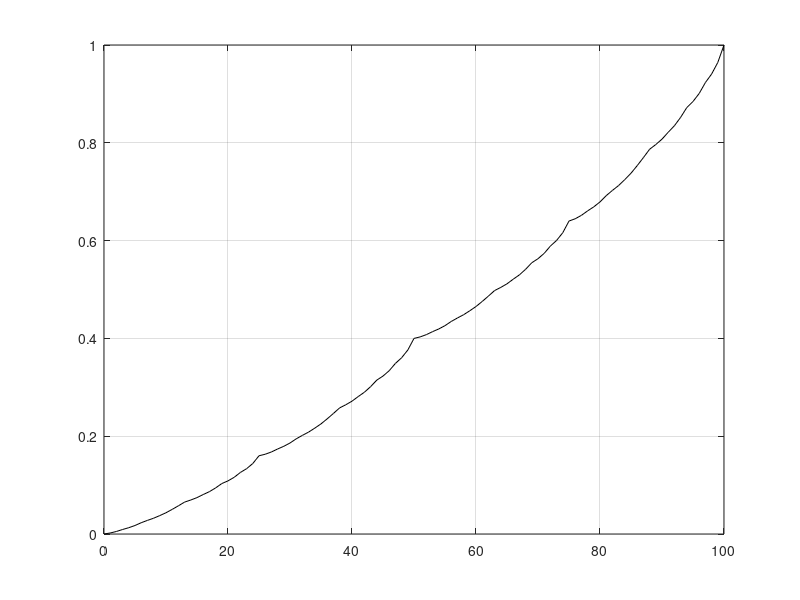
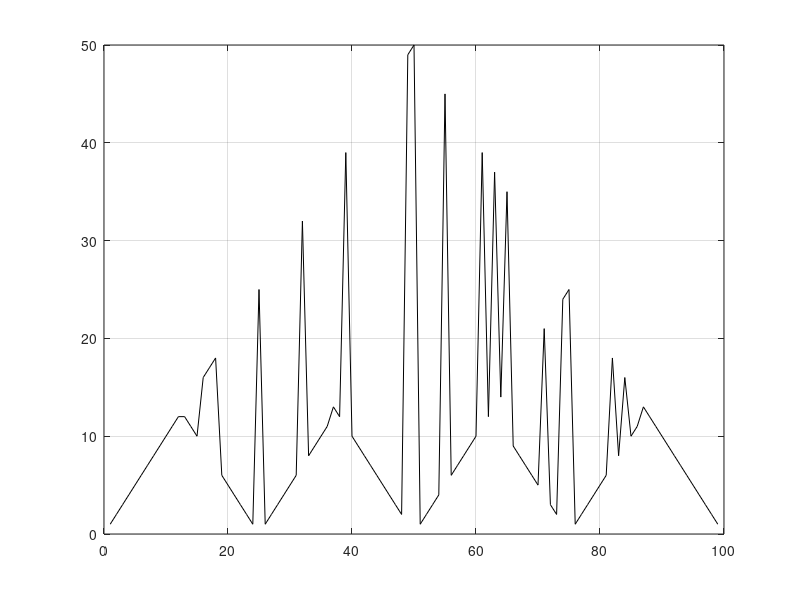

The MATLAB source for these figures, in order:
tic%Gambler_ Mojtaba Nourani_ 9523405064-2016
clc;clear all; close all; Ph=0.4;
s=1:99; vp=zeros(1,length(s)+2); a=zeros(1,99); best=zeros(1,99);vp(101)=1;
for j=1:32 %2 %3 %32
    for i=1:99
        a=1:min(i,100-i);
        [vp(i+1),best(i)]= max( Ph*vp(i+a+1) + (1-Ph)*vp(i-a+1) );
    end
end
figure(1);plot(0:100,vp,'k');grid on;%Value graph
figure(2); plot(1:99,best,'k');grid on;toc%Optimal_Policy